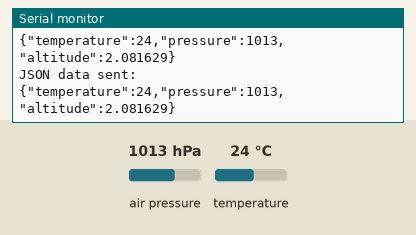
Recording of a sketch running on a simulated ESP32. Parts: the last lines printed to the serial monitor. The test bench sets the inputs (shaded band); at power-on: air pressure 1013 hPa, temperature 24 °C. No radio packets arrive unless stated.

Above: at 1.2 s.
1.3 s: air pressure set to 952 hPa
At 1.49 s:
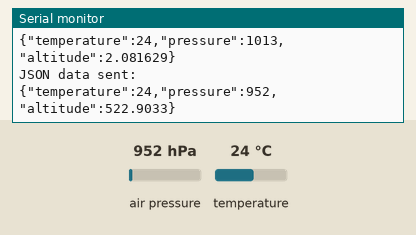
2.8 s: temperature set to 12 °C
At 2.84 s:
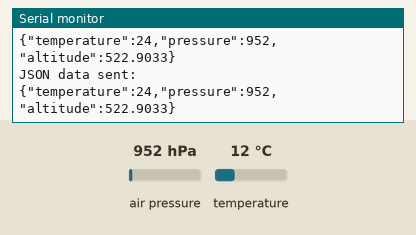
4.3 s: air pressure set to 975 hPa
At 4.34 s:
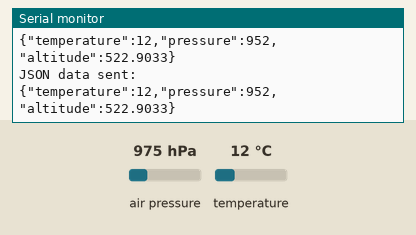
Timing chart, 0 to 7.3 s (numbered marks = the images above; inputs shaded):
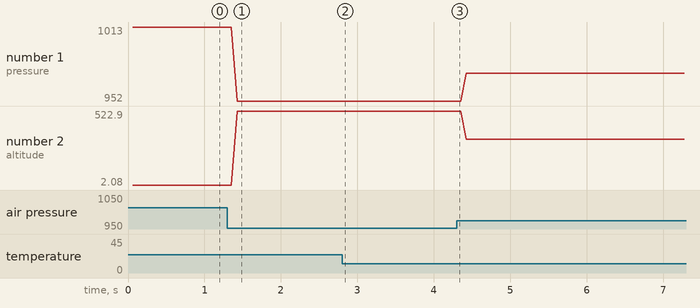

Measured:
- after the input at 1.3 s, the serial monitor: prints a new line after 0.13 s (image 1)
- plotted number 1: 1013 → 952 after the input at 1.3 s, 952 → 975 after the input at 4.3 s
- plotted number 2: 2.08 → 522.9 after the input at 1.3 s, 522.9 → 323.44 after the input at 4.3 s

The sketch:

bmp_transmitter.ino
```cpp
#include <RH_RF95.h> // Include the LoRa library
#include <SPI.h>
#include <Wire.h>
#include <Adafruit_BMP280.h> // Include the BMP280 sensor library
#include <ArduinoJson.h> // Include the ArduinoJson library for JSON manipulation

#define RFM95_CS 1 // Define the chip select pin for LoRa module
#define RFM95_INT 8 // Define the interrupt pin for LoRa module
#define RFM95_RST 34 // Define the reset pin for LoRa module
#define RF95_FREQ 915.0
RH_RF95 rf95(RFM95_CS, RFM95_INT); // Initialize the LoRa module with the specified pins

Adafruit_BMP280 bmp; // Create BMP280 sensor object

void setup() {
  Serial.begin(9600); // Initialize serial communication
  while (!Serial);

  pinMode(RFM95_RST, OUTPUT); // Set reset pin as output
  digitalWrite(RFM95_RST, HIGH); // Keep reset pin high initially

  // Initialize LoRa module
  if (!rf95.init()) {
    Serial.println("LoRa initialization failed. Check your connections.");
    while (true);
  }

  // Initialize BMP280 sensor
  if (!bmp.begin()) {
    Serial.println("Could not find a valid BMP280 sensor, check wiring!");
    while (true);
  }
  if (!rf95.setFrequency(RF95_FREQ)) {
    Serial.println("setFrequency failed");
    while (1);
  }
  Serial.print("Set Freq to: "); Serial.println(RF95_FREQ);
  rf95.setTxPower(23, false);
}

void loop() {
  // Reading BMP280 sensor data
  float temperature = bmp.readTemperature(); // Read temperature
  float pressure = bmp.readPressure() / 100.0F; // Read pressure in hPa
  float altitude = bmp.readAltitude(); // Read altitude in meters

  // Encoding Data as JSON
  StaticJsonDocument<200> jsonDoc; // Create JSON document object
  jsonDoc["temperature"] = temperature; // Add temperature data to JSON object
  jsonDoc["pressure"] = pressure; // Add pressure data to JSON object
  jsonDoc["altitude"] = altitude; // Add altitude data to JSON object

  // Serialize JSON to string
  String jsonString;
  serializeJson(jsonDoc, jsonString); // Serialize JSON to string

  // Send JSON data over LoRa
  rf95.send((uint8_t*)jsonString.c_str(), jsonString.length()); // Send the JSON string over LoRa
  rf95.waitPacketSent(); // Wait for the packet to be sent

  // Print JSON string
  Serial.println("JSON data sent:");
  Serial.println(jsonString);
}
```
